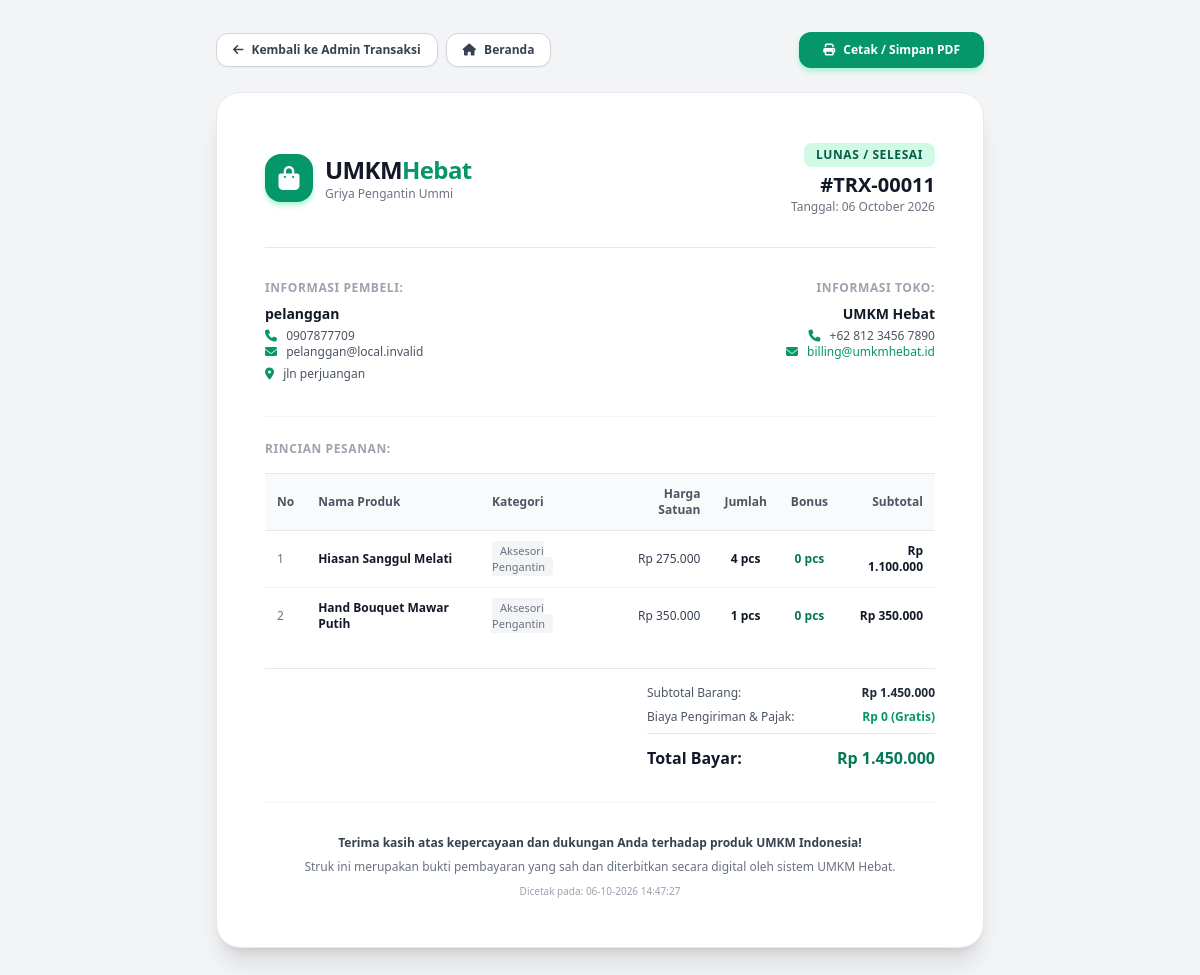
/invoice.php?id=11 (signed in), run on the app's committed database.
### tables this page shows
CREATE TABLE `tb_transaksi` (
  `id_transaksi` int(11) NOT NULL,
  `id_pelanggan` int(11) NOT NULL,
  `tanggal` date NOT NULL,
  `total_harga` int(11) NOT NULL
);

CREATE TABLE `tb_user` (
  `id` int(11) NOT NULL,
  `nama` varchar(255) NOT NULL,
  `email` varchar(255) NOT NULL,
  `username` varchar(255) NOT NULL,
  `password` varchar(255) NOT NULL,
  `hp` varchar(255) NOT NULL,
  `alamat` varchar(255) NOT NULL,
  `role` enum('admin','pelanggan') NOT NULL DEFAULT 'pelanggan'
);

CREATE TABLE `tb_detail` (
  `id_detail` int(11) NOT NULL,
  `id_transaksi` int(11) NOT NULL,
  `id_produk` int(11) NOT NULL,
  `jumlah` int(11) NOT NULL,
  `jumlah_bonus` int(11) NOT NULL DEFAULT 0
);

CREATE TABLE `tb_produk` (
  `id` int(11) NOT NULL,
  `nama` varchar(255) NOT NULL,
  `harga` int(11) NOT NULL,
  `stok` int(11) NOT NULL,
  `poto` text DEFAULT NULL,
  `id_kategori` int(11) NOT NULL,
  `deskripsi` text DEFAULT NULL
);

CREATE TABLE `tb_kategori` (
  `id_kategori` int(11) NOT NULL,
  `nama_kategori` varchar(255) NOT NULL
);

### config/koneksi.php (called while the page is built, shortened)
<?php
function isLoggedIn() {
    return isset($_SESSION['user_id']) && !empty($_SESSION['user_id']);
}
function isAdmin() {
    return isLoggedIn() && isset($_SESSION['role']) && $_SESSION['role'] === 'admin';
}
function formatRupiah($angka) {
    return 'Rp ' . number_format((float)$angka, 0, ',', '.');
}

### invoice.php (the view, shortened to what this page needs)
<?php
require_once __DIR__ . '/config/koneksi.php';
global $koneksi;
$id_transaksi = (int)($_GET['id'] ?? 0);
$query_trx = "SELECT t.*, u.nama, u.email, u.hp, u.alamat, u.username
              FROM tb_transaksi t
              JOIN tb_user u ON t.id_pelanggan = u.id
              WHERE t.id_transaksi = $id_transaksi LIMIT 1";
$res_trx = mysqli_query($koneksi, $query_trx);
$trx = mysqli_fetch_assoc($res_trx);
$query_detail = "SELECT d.*, p.nama as nama_produk, p.harga as harga_produk, k.nama_kategori AS kategori
                 FROM tb_detail d
                 JOIN tb_produk p ON d.id_produk = p.id
                 JOIN tb_kategori k ON k.id_kategori = p.id_kategori
                 WHERE d.id_transaksi = $id_transaksi
                 ORDER BY d.id_detail ASC";
$res_detail = mysqli_query($koneksi, $query_detail);
$items = [];
$total_kalkulasi = 0;
$jumlah_produk_sebelumnya = 0;
if ($res_detail) {
    while ($row = mysqli_fetch_assoc($res_detail)) {
        $jumlah_produk_sekarang = $jumlah_produk_sebelumnya + (int)$row['jumlah'];
        if (array_key_exists('jumlah_bonus', $row)) {
            $row['jumlah_bonus'] = (int)$row['jumlah_bonus'];
        } else {
            $row['jumlah_bonus'] = intdiv($jumlah_produk_sekarang, 5) - intdiv($jumlah_produk_sebelumnya, 5);
        }
        $jumlah_produk_sebelumnya = $jumlah_produk_sekarang;
        $sub = $row['harga_produk'] * $row['jumlah'];
        $total_kalkulasi += $sub;
        $row['subtotal'] = $sub;
        $items[] = $row;
    }
}
?>
<!DOCTYPE html>
<html lang="id">
<head>
    <script src="https://cdn.tailwindcss.com"></script>
    <link rel="stylesheet" href="https://cdnjs.cloudflare.com/ajax/libs/font-awesome/6.5.1/css/all.min.css">
</head>
<body class="bg-gray-100 min-h-screen py-8 px-4 font-sans text-gray-800">
    <div class="max-w-3xl mx-auto mb-6 flex flex-wrap items-center justify-between gap-4 no-print">
        <div class="flex items-center gap-2">
            <?php if (isAdmin()): ?>
                <a href="admin/transaksi.php" class="px-4 py-2 bg-white text-gray-700 hover:bg-gray-50 border border-gray-300 rounded-xl text-xs font-semibold shadow-sm transition flex items-center gap-2">
                    <i class="fa-solid fa-arrow-left"></i> Kembali ke Admin Transaksi
                </a>
            <?php else: ?>
                <a href="profil.php#riwayat" class="px-4 py-2 bg-white text-gray-700 hover:bg-gray-50 border border-gray-300 rounded-xl text-xs font-semibold shadow-sm transition flex items-center gap-2">
                    <i class="fa-solid fa-arrow-left"></i> Kembali ke Riwayat Pesanan
                </a>
            <?php endif; ?>
            <a href="index.php" class="px-4 py-2 bg-white text-gray-700 hover:bg-gray-50 border border-gray-300 rounded-xl text-xs font-semibold shadow-sm transition flex items-center gap-2">
                <i class="fa-solid fa-house"></i> Beranda
            </a>
        </div>
        <button onclick="window.print()" class="px-6 py-2.5 bg-emerald-600 hover:bg-emerald-700 text-white rounded-xl text-xs font-bold shadow-md shadow-emerald-200 transition flex items-center gap-2">
            <i class="fa-solid fa-print"></i> Cetak / Simpan PDF
        </button>
    </div>
    <div class="invoice-box max-w-3xl mx-auto bg-white rounded-3xl p-8 sm:p-12 shadow-xl border border-gray-200">
        <div class="flex flex-col sm:flex-row justify-between items-start sm:items-center pb-8 border-b border-gray-200 gap-6">
            <div class="flex items-center gap-3">
                <div class="w-12 h-12 rounded-2xl bg-emerald-600 flex items-center justify-center text-white font-bold text-2xl shadow-md shadow-emerald-200">
                    <i class="fa-solid fa-bag-shopping"></i>
                </div>
                <div>
                    <h1 class="text-2xl font-black text-gray-900 tracking-tight">UMKM<span class="text-emerald-600">Hebat</span></h1>
                    <p class="text-xs text-gray-500">Griya Pengantin Ummi</p>
                </div>
            </div>
            <div class="sm:text-right">
                <span class="inline-block px-3 py-1 bg-emerald-100 text-emerald-800 text-xs font-bold rounded-lg uppercase tracking-wider mb-1">
                    Lunas / Selesai
                </span>
                <div class="text-xl font-extrabold text-gray-900">
                    #TRX-<?= str_pad($trx['id_transaksi'], 5, '0', STR_PAD_LEFT) ?>
                </div>
                <div class="text-xs text-gray-500">
                    Tanggal: <?= date('d F Y', strtotime($trx['tanggal'])) ?>
                </div>
            </div>
        </div>
        <div class="grid grid-cols-1 sm:grid-cols-2 gap-8 py-8 text-xs border-b border-gray-100">
            <div>
                <h3 class="font-bold text-gray-400 uppercase tracking-wider mb-2">Informasi Pembeli:</h3>
                <p class="text-sm font-bold text-gray-900"><?= htmlspecialchars($trx['nama']) ?></p>
                <p class="text-gray-600 mt-1"><i class="fa-solid fa-phone text-emerald-600 mr-1.5"></i> <?= htmlspecialchars($trx['hp']) ?></p>
                <p class="text-gray-600"><i class="fa-solid fa-envelope text-emerald-600 mr-1.5"></i> <?= htmlspecialchars($trx['email']) ?></p>
                <p class="text-gray-600 mt-1 leading-relaxed"><i class="fa-solid fa-location-dot text-emerald-600 mr-1.5"></i> <?= htmlspecialchars($trx['alamat']) ?></p>
            </div>
            <div class="sm:text-right">
                <h3 class="font-bold text-gray-400 uppercase tracking-wider mb-2">Informasi Toko:</h3>
                <p class="text-sm font-bold text-gray-900">UMKM Hebat</p>
                <p class="text-gray-600 mt-1"><i class="fa-solid fa-phone text-emerald-600 mr-1.5"></i> +62 812 3456 7890</p>
                <p class="text-gray-600"><i class="fa-solid fa-envelope text-emerald-600 mr-1.5"></i> <a href="mailto:billing@umkmhebat.id" class="text-emerald-600 hover:underline">billing@umkmhebat.id</a></p>
            </div>
        </div>
        <div class="overflow-x-uto mt-6">
            <h3 class="font-bold text-gray-400 uppercase tracking-wider mb-4 text-xs">Rincian Pesanan:</h3>
            <div class="overflow-x-auto">
                <table class="w-full text-left text-xs">
                    <thead>
                        <tr class="bg-gray-50 text-gray-600 font-bold border-y border-gray-200">
                            <th class="py-3 px-3">No</th>
                            <th class="py-3 px-3">Nama Produk</th>
                            <th class="py-3 px-3">Kategori</th>
                            <th class="py-3 px-3 text-right">Harga Satuan</th>
                            <th class="py-3 px-3 text-center">Jumlah</th>
                            <th class="py-3 px-3 text-center">Bonus</th>
                            <th class="py-3 px-3 text-right">Subtotal</th>
                        </tr>
                    </thead>
                    <tbody class="divide-y divide-gray-100">
                        <?php $no = 1; foreach ($items as $it): ?>
                            <tr>
                                <td class="py-3 px-3 text-gray-500 font-medium"><?= $no++ ?></td>
                                <td class="py-3 px-3 font-bold text-gray-900">
                                    <?= htmlspecialchars($it['nama_produk']) ?>
                                </td>
                                <td class="py-3 px-3 text-gray-500">
                                    <span class="bg-gray-100 px-2 py-0.5 rounded text-[11px]"><?= htmlspecialchars($it['kategori']) ?></span>
                                </td>
                                <td class="py-3 px-3 text-right text-gray-700">
                                    <?= formatRupiah($it['harga_produk']) ?>
                                </td>
                                <td class="py-3 px-3 text-center font-bold text-gray-900">
                                    <?= $it['jumlah'] ?> pcs
                                </td>
                                <td class="py-3 px-3 text-center font-bold text-emerald-700">
                                    <?= (int)$it['jumlah_bonus'] ?> pcs
                                </td>
                                <td class="py-3 px-3 text-right font-bold text-gray-900">
                                    <?= formatRupiah($it['subtotal']) ?>
                                </td>
                            </tr>
                        <?php endforeach; ?>
                    </tbody>
                </table>
            </div>
            <div class="mt-6 border-t border-gray-200 pt-4 flex flex-col items-end text-xs">
                <div class="w-full sm:w-72 space-y-2">
                    <div class="flex justify-between text-gray-600">
                        <span>Subtotal Barang:</span>
                        <span class="font-bold text-gray-800"><?= formatRupiah($total_kalkulasi) ?></span>
                    </div>
                    <div class="flex justify-between text-gray-600">
                        <span>Biaya Pengiriman & Pajak:</span>
                        <span class="font-bold text-emerald-600">Rp 0 (Gratis)</span>
                    </div>
                    <div class="flex justify-between text-base font-black text-gray-900 border-t border-gray-200 pt-3">
                        <span>Total Bayar:</span>
                        <span class="text-emerald-700"><?= formatRupiah($trx['total_harga']) ?></span>
                    </div>
                </div>
            </div>
        </div>
        <div class="mt-8 pt-8 border-t border-gray-100 text-center text-xs text-gray-500 space-y-2">
            <p class="font-semibold text-gray-700">Terima kasih atas kepercayaan dan dukungan Anda terhadap produk UMKM Indonesia!</p>
            <p>Struk ini merupakan bukti pembayaran yang sah dan diterbitkan secara digital oleh sistem UMKM Hebat.</p>
            <p class="text-[10px] text-gray-400">Dicetak pada: <?= date('d-m-Y H:i:s') ?></p>
        </div>
    </div>
</body>
</html>

### data on the page
tb_transaksi: id_transaksi "00011", tanggal "06 October 2026", id_pelanggan.nama "pelanggan", id_pelanggan.hp "0907877709", id_pelanggan.email "pelanggan@local.invalid", id_pelanggan.alamat "jln perjuangan", total_harga "Rp 1.450.000"
tb_detail: id_produk.nama "Hiasan Sanggul Melati", tb_kategori.nama_kategori "Aksesori Pengantin", id_produk.harga "Rp 275.000", jumlah "4", jumlah_bonus "0", subtotal "Rp 1.100.000"
tb_detail: id_produk.nama "Hand Bouquet Mawar Putih", tb_kategori.nama_kategori "Aksesori Pengantin", id_produk.harga "Rp 350.000", jumlah "1", jumlah_bonus "0"

### other printed values
formatRupiah($total_kalkulasi) "Rp 1.450.000"
